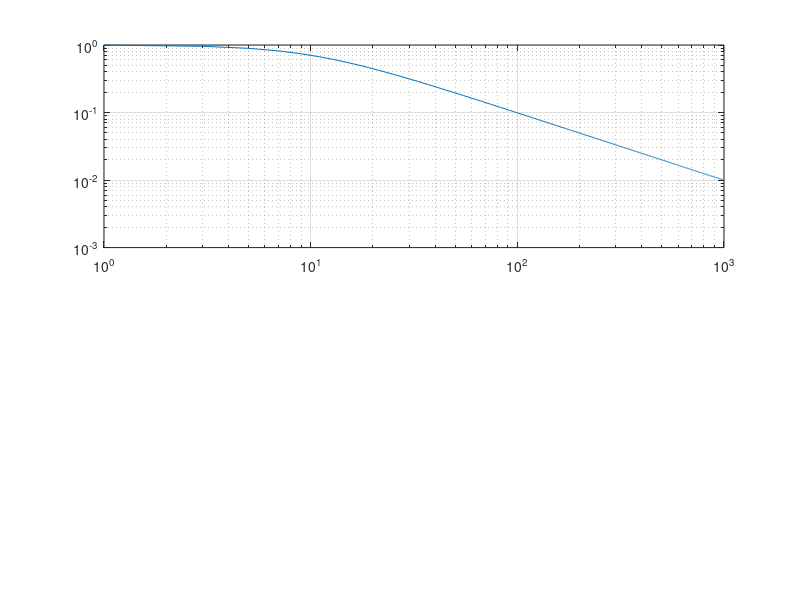

This chart was generated by the following MATLAB code:
R=16000;
C=1.0E-6;
f=1:2:1000;
res=1./(1+j*2*pi*f*R*C);
amp=abs(res);
phase=angle(res);
subplot(2,1,1);
loglog(f,amp);
grid on;